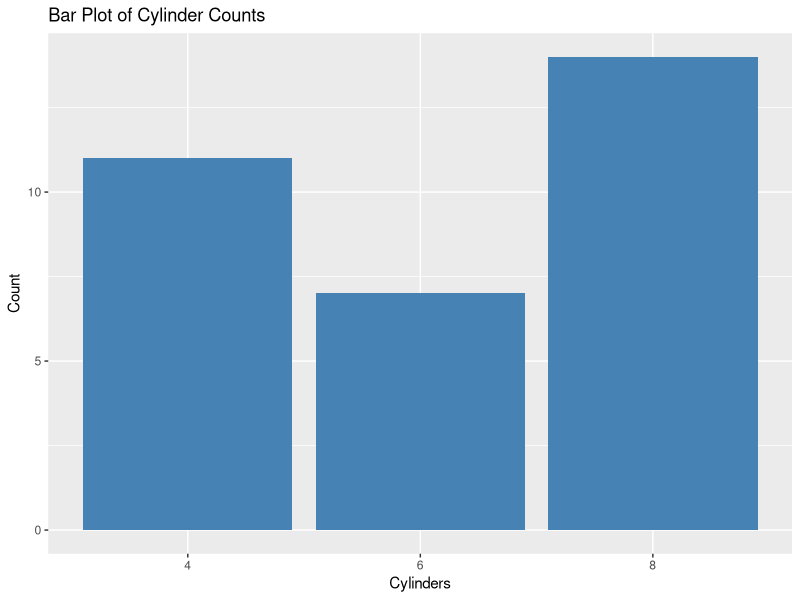
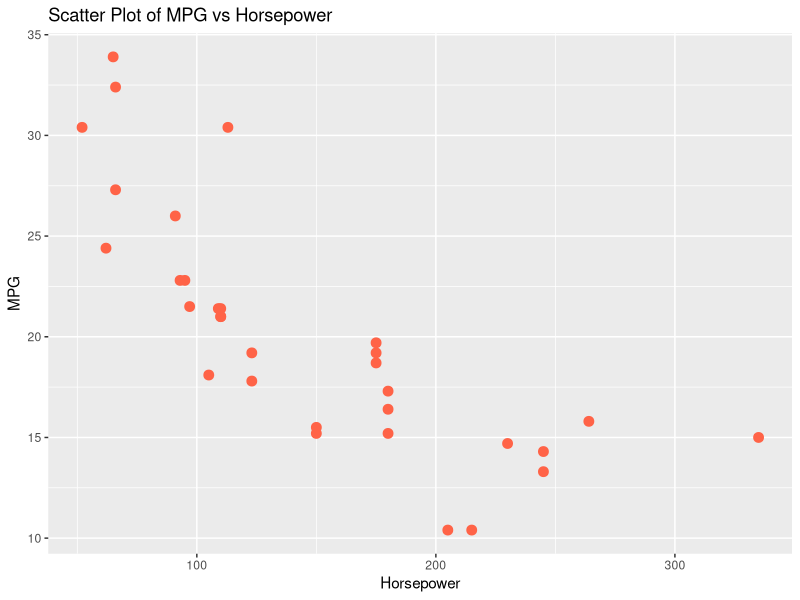
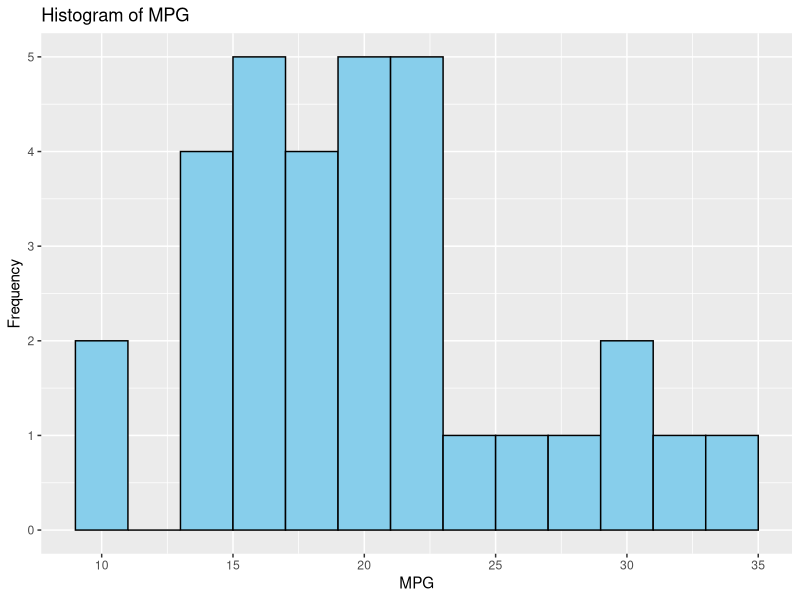
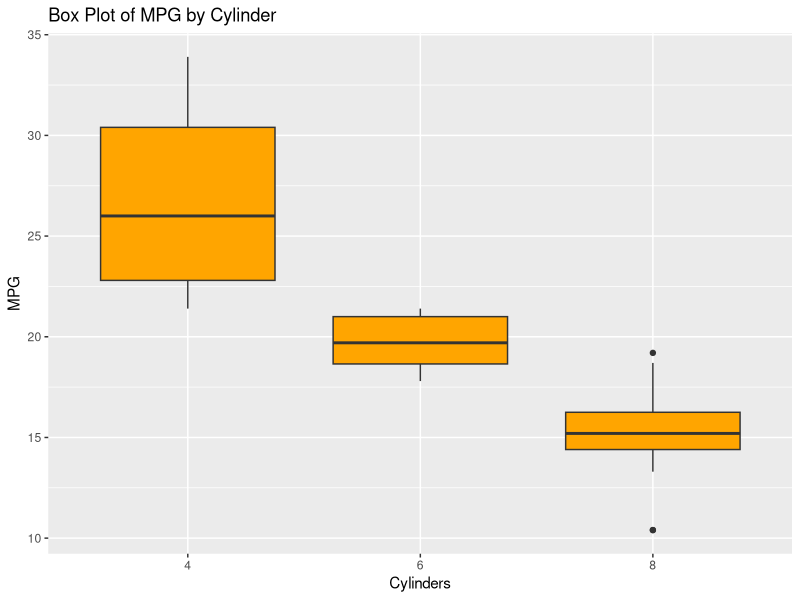
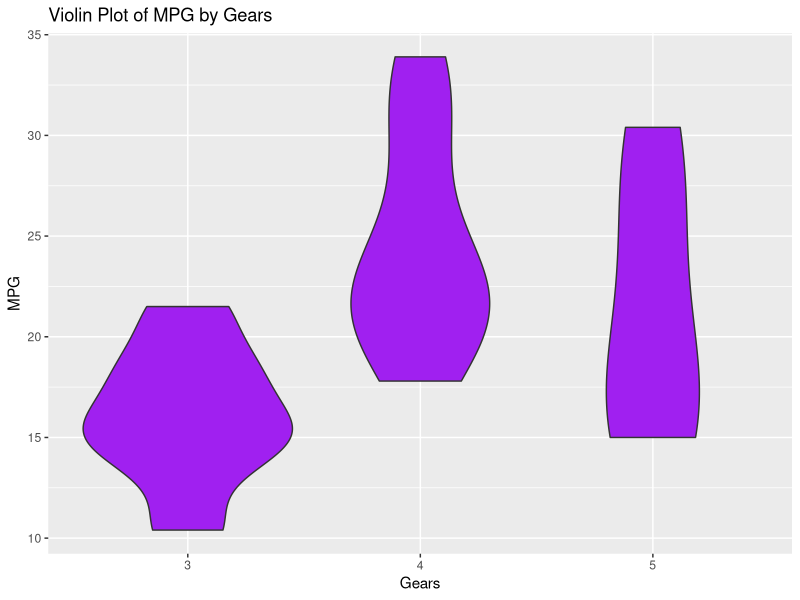

Recreate these plots in R, in order.
# Install and load ggplot2
install.packages("ggplot2")
library(ggplot2)

# Load dataset
data(mtcars)

# Convert relevant columns to factor for categorical plots
mtcars$cyl <- as.factor(mtcars$cyl)
mtcars$gear <- as.factor(mtcars$gear)

# 1. Bar Plot: Count of cars by number of cylinders
ggplot(mtcars, aes(x = cyl)) +
  geom_bar(fill = "steelblue") +
  labs(title = "Bar Plot of Cylinder Counts", x = "Cylinders", y = "Count")

# 2. Scatter Plot: mpg vs hp
ggplot(mtcars, aes(x = hp, y = mpg)) +
  geom_point(color = "tomato", size = 3) +
  labs(title = "Scatter Plot of MPG vs Horsepower", x = "Horsepower", y = "MPG")

# 3. Histogram: Distribution of mpg
ggplot(mtcars, aes(x = mpg)) +
  geom_histogram(binwidth = 2, fill = "skyblue", color = "black") +
  labs(title = "Histogram of MPG", x = "MPG", y = "Frequency")

# 4. Box Plot: MPG across cylinder groups
ggplot(mtcars, aes(x = cyl, y = mpg)) +
  geom_boxplot(fill = "orange") +
  labs(title = "Box Plot of MPG by Cylinder", x = "Cylinders", y = "MPG")

# 5. Violin Plot: MPG across gear groups
ggplot(mtcars, aes(x = gear, y = mpg)) +
  geom_violin(fill = "purple") +
  labs(title = "Violin Plot of MPG by Gears", x = "Gears", y = "MPG")
